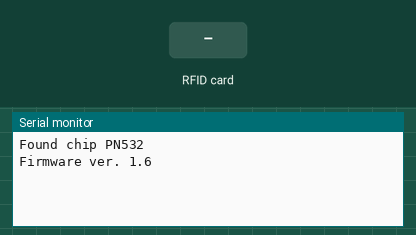
This program was run on a simulated Arduino Uno, built with avr-gcc and run on an emulated ATmega328P. On the bench: the last lines printed to the serial monitor. Inputs (shaded band) come from the test bench.

Above: at 1.2 s.
1.3 s: RFID card 5E 7A 19 C4 held to the reader
At 2.4 s:
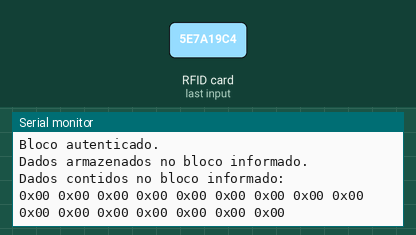
At 9.9 s:
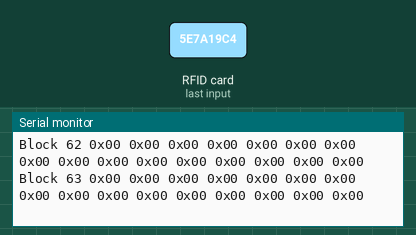

Measured:
- after the input at 1.3 s, the serial monitor: prints a new line at once (image 1)

The program:

main.cpp
```cpp
#include <Arduino.h>
#include <Wire.h>
#include <SPI.h>
#include <Adafruit_PN532.h>

// -------------------------------------------------

// Se estiver usando o módulo PN532 com comunicação SPI, defina os pinos para a comunicação SPI.
// #define PN532_SCK  (2)   // Pino do clock (SCK)
// #define PN532_MOSI (3)   // Pino de dados de saída (MOSI)
// #define PN532_SS   (4)   // Pino de seleção de escravo (SS)
// #define PN532_MISO (5)   // Pino de dados de entrada (MISO)

// Adafruit_PN532 nfc(PN532_SCK, PN532_MISO, PN532_MOSI, PN532_SS);

// Se estiver usando o modo I2C, defina os pinos analógicos correspondentes
// ao IRQ e RESET.  Use os valores A4 e A5 respectivamentes nesse modo.
#define PN532_IRQ   (A4)
#define PN532_RESET (A5)

Adafruit_PN532 nfc(PN532_IRQ, PN532_RESET);

// Ou use o hardware Serial:
// #define PN532_RESET (A5)

// Adafruit_PN532 nfc(PN532_RESET, &Serial);

// -------------------------------------------------

// Buffer para armazenar o UID retornado da Tag
uint8_t uid[] = { 0, 0, 0, 0, 0, 0, 0 };

// Tamanho do UID da Tag (4 ou 7 bytes dependendo do tipo da Tag ISO14443A)
uint8_t uidLength;

bool NFCTagConnection();
void NFCHardwareInfos();
void NFCReadTag7Bytes(int page);
void NFCReadTag4Bytes(int block);
void NFCTagDumpInfo4Bytes(uint8_t* key);
void NFCWriteTag4Bytes(int bloco, uint8_t data[17]);
bool NFCBlockConnection(int block, int keyType, uint8_t* key);

/**
 * Cada cartão RFID tem 16 setores (0 ao 15) Obs: Alguns podem ter mais, atente-se a isso.
 * Cada setor tem 4 blocos (setor 0 tem os blocos 0, 1, 2 e 3. setor 1 tem os blocos 4, 5, 6 e 7...)
 * O primeiro bloco do setor 0 é reservado para armazenar dados do fabricante (ou seja bloco 0 do setro 0).
 * O ultimo bloco de cada setor é reservado para armazenar a chave de acesso do setor (bloco 3 do setor 0, bloco 7 do setor 1 etc...)
 * Ou seja o setor 0 tem apenas 2 blocos para escrita, ja que o bloco 0 e 3 estão reservados.
 * Os demais blocos 1, 2 ... 14, 15 tem 3 blocos para escrita.
*/

void setup(void) {

    Serial.begin(9600);

    // Para Leonardo/Micro/Zero
    // while (!Serial) delay(10);

    // Inicia o Leitor
    nfc.begin();

    // Imprime dados da placa
    NFCHardwareInfos();

}

void loop(void) {

    // 16 Bytes (caracteres) por bloco
    uint8_t data[17] = { "@GuilhermeAw.com" };

    // KeyA chave padrão
    uint8_t KeyA[6] = { 0xFF, 0xFF, 0xFF, 0xFF, 0xFF, 0xFF };

    // KeyB chave padrão
    uint8_t KeyB[6] = { 0xFF, 0xFF, 0xFF, 0xFF, 0xFF, 0xFF };

    // Verifica se a Tag foi reconhecida.
    if (NFCTagConnection()) {
        // Verifica se o UID tem 4 bytes e verifica se o setor do bloco informado foi autenticado
        if (NFCBlockConnection(4, 0, KeyA)) {
            // Escreve dados no bloco 4
            NFCWriteTag4Bytes(4, data);
            // Lê os dados do Bloco 4
            NFCReadTag4Bytes(4);
            // Lê todos os dados disponíveis
            NFCTagDumpInfo4Bytes(KeyB);
        } else {
            // UID 7 bytes
            NFCReadTag7Bytes(4);
        }
    }

    delay(2000);

}

void NFCHardwareInfos() {

    // Armazena dados de versão se o leitor for reconhecido.
    uint32_t versiondata = nfc.getFirmwareVersion();
    if (!versiondata) {
        Serial.print("Não foi possível encontrar uma placa PN53x");
        while (1);
    }

    // Tudo OK, Imprime algumas informações da placa.
    Serial.print("Found chip PN5"); Serial.println((versiondata >> 24) & 0xFF, HEX);
    Serial.print("Firmware ver. "); Serial.print((versiondata >> 16) & 0xFF, DEC);
    Serial.print('.'); Serial.println((versiondata >> 8) & 0xFF, DEC);

}

bool NFCTagConnection() {

    // Armazena dados da conexão
    uint8_t connection;

    // Aguarda uma Tag ISO14443A (Mifare, etc.) ser encontrada pela placa.
    // Quando encontrada armazenará o UID da Tag na variável uidLength
    // Se o UID tiver 4 bytes = (Mifare Classic) ou 7 bytes = (Mifare Ultralight)
    connection = nfc.readPassiveTargetID(PN532_MIFARE_ISO14443A, uid, &uidLength);

    if (connection) {

        // Imprime informações da Tag encontrada.
        Serial.println("Encontrado Tag ISO14443A");
        Serial.print("-- Tamanho da UID: "); Serial.print(uidLength, DEC); Serial.println(" bytes");
        Serial.print("-- Valor da UID: ");
        nfc.PrintHex(uid, uidLength);
        Serial.println("");

        return true;

    } else {

        return false;

    }

}

bool NFCBlockConnection(int block, int keyType, uint8_t* key) {

    // Armazena dados da conexão
    uint8_t connection;

    if (uidLength == 4) {

        Serial.println("Tag Mifare Classic (4 byte UID)");

        if (keyType == 0) {
            Serial.println("Tentando autenticar o bloco informado com a chave padrão KeyA.");
        }

        if (keyType == 1) {
            Serial.println("Tentando autenticar o bloco informado com a chave padrão KeyB.");
        }

        // Tenta autenticar o setor do bloco informado com a KeyA
        connection = nfc.mifareclassic_AuthenticateBlock(uid, uidLength, block, keyType, key);

        if (connection) {
            Serial.println("Bloco autenticado.");
            return true;
        } else {
            Serial.println("Erro na autenticação.");
            return false;
        }

    } else {
        return false;
    }

}

// Ignora os blocos que contém as chaves de acesso e as informações do fabricante.
bool IgnoreReservedBlocks(int AtualBlock) {
    bool found = false;
    // Blocos reservados
    int array[] = { 0, 3, 7, 11, 15, 19, 23, 27, 31, 35, 39, 43, 47, 51, 55, 59, 63 };
    for (int i = 0; i < 17; i++) {
        if (array[i] == AtualBlock) {
            found = true;
            break;
        }
    }
    return found;
}

void NFCWriteTag4Bytes(int block, uint8_t data[17]) {

    // Armazena dados da conexão
    uint8_t connection;

    if (!IgnoreReservedBlocks(block)) {

        connection = nfc.mifareclassic_WriteDataBlock(4, data);

        if (connection) {
            Serial.println("Dados armazenados no bloco informado.");
        } else {
            Serial.println("Ooops ... Não foi possível escrever no bloco.");
        }

    } else {
        Serial.println("O bloco informado é reservado para a Key do Setor.");
    }

}

void NFCReadTag4Bytes(int block) {

    // Armazena dados da conexão
    uint8_t connection;

    // Armazena os dados lidos.
    uint8_t data[16];

    // Tenta ler o conteúdo do bloco 4
    connection = nfc.mifareclassic_ReadDataBlock(block, data);

    if (connection) {

        Serial.println("Dados contidos no bloco informado:");
        nfc.PrintHexChar(data, 16);
        Serial.println("");
        // Espero um pouco antes de ler o bloco novamente
        delay(1000);

    } else {
        Serial.println("Ooops ... Não foi possível autenticar o bloco. Tente outra Key.");
    }

}

void NFCReadTag7Bytes(int page) {

    // Armazena dados da conexão
    uint8_t connection;

    if (uidLength == 7) {

        Serial.println("Tag Mifare Ultralight (7 byte UID)");

        // Tenta ler a página 4
        Serial.println("Lendo página.");
        uint8_t data[32];
        connection = nfc.mifareultralight_ReadPage(page, data);

        if (connection) {

            // Dados sendo lidos
            nfc.PrintHexChar(data, page);
            Serial.println("");
            // Espero um pouco antes de ler a página novamente
            delay(1000);

        } else {
            Serial.println("Ooops ... Não foi possível ler a página.");
        }

    }

}

void NFCTagDumpInfo4Bytes(uint8_t* key) {

    // Armazena dados da conexão
    uint8_t connection;

    // Bloco Atual
    uint8_t currentblock;

    // Armazena se o bloco está autenticado
    bool authenticated = false;

    // Armazena os dados do bloco
    uint8_t data[16];

    for (currentblock = 0; currentblock < 64; currentblock++) {

        // Check if this is a new block so that we can reauthenticate
        if (nfc.mifareclassic_IsFirstBlock(currentblock)) {
            authenticated = false;
        }

        // Se o setor não tiver sido autenticado, faz isso primeiro
        if (!authenticated) {

            // Starting of a new sector ... try to to authenticate
            Serial.print("----------------------- Setor ");
            Serial.print(currentblock / 4, DEC);
            Serial.println("------------------------");

            // Chave padrão KeyA (0xFF 0xFF 0xFF 0xFF 0xFF 0xFF) para Mifare Classic
            // Ou KeyA (0xA0 0xA1 0xA2 0xA3 0xA4 0xA5) para NDEF Tags,
            // Mas o KeyB é o mesmo para os 2 (0xFF 0xFF 0xFF 0xFF 0xFF 0xFF)
            connection = nfc.mifareclassic_AuthenticateBlock(uid, uidLength, currentblock, 1, key);

            if (connection) {
                authenticated = true;
            } else {
                Serial.println("Erro na authenticação.");
            }
        }

        // Se não estiver autenticado, pula o bloco
        if (!authenticated) {

            Serial.print("Block ");
            Serial.print(currentblock, DEC);
            Serial.println(" não foi possível autenticar.");

        } else {

            // Autenticado, lê o bloco
            connection = nfc.mifareclassic_ReadDataBlock(currentblock, data);

            if (connection) {

                Serial.print("Block ");
                Serial.print(currentblock, DEC);

                if (currentblock < 10) {
                    Serial.print("  ");
                } else {
                    Serial.print(" ");
                }

                nfc.PrintHexChar(data, 16);

            } else {
                Serial.print("Block ");
                Serial.print(currentblock, DEC);
                Serial.println("  não foi possível ler o bloco.");
            }

        }

    }

}
```
